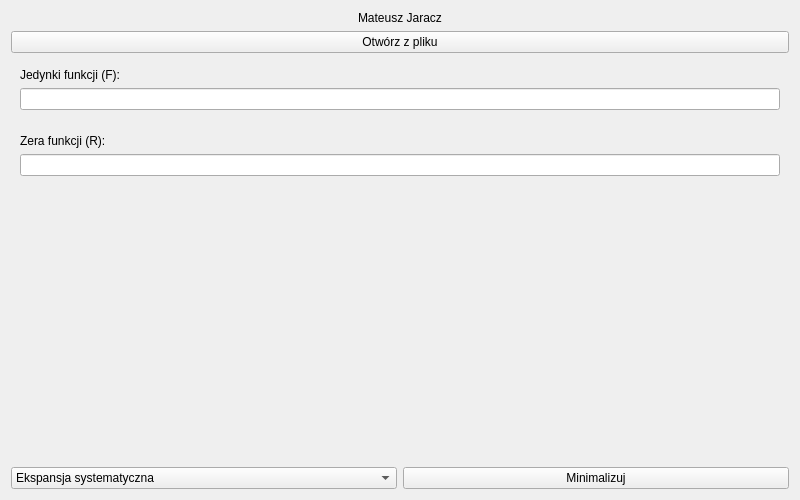
<?xml version="1.0" encoding="UTF-8"?>
<ui version="4.0">
 <class>Form</class>
 <widget class="QWidget" name="Form">
  <property name="geometry">
   <rect>
    <x>0</x>
    <y>0</y>
    <width>800</width>
    <height>500</height>
   </rect>
  </property>
  <property name="minimumSize">
   <size>
    <width>500</width>
    <height>330</height>
   </size>
  </property>
  <property name="windowTitle">
   <string>Ekspansja - Espresso</string>
  </property>
  <layout class="QGridLayout" name="gridLayout_3">
   <item row="0" column="0">
    <widget class="QLabel" name="label_4">
     <property name="text">
      <string>Mateusz Jaracz</string>
     </property>
     <property name="alignment">
      <set>Qt::AlignCenter</set>
     </property>
    </widget>
   </item>
   <item row="1" column="0">
    <widget class="QPushButton" name="filebutton">
     <property name="text">
      <string>Otwórz z pliku</string>
     </property>
    </widget>
   </item>
   <item row="2" column="0">
    <widget class="QWidget" name="fcube" native="true">
     <layout class="QVBoxLayout" name="verticalLayout">
      <item>
       <widget class="QLabel" name="label">
        <property name="text">
         <string>Jedynki funkcji (F):</string>
        </property>
       </widget>
      </item>
      <item>
       <widget class="QLineEdit" name="ledit"/>
      </item>
     </layout>
    </widget>
   </item>
   <item row="3" column="0">
    <widget class="QWidget" name="rcube" native="true">
     <layout class="QVBoxLayout" name="verticalLayout_2">
      <item>
       <widget class="QLabel" name="label_2">
        <property name="text">
         <string>Zera funkcji (R):</string>
        </property>
       </widget>
      </item>
      <item>
       <widget class="QLineEdit" name="redit"/>
      </item>
     </layout>
    </widget>
   </item>
   <item row="4" column="0">
    <widget class="QStackedWidget" name="stack">
     <property name="currentIndex">
      <number>1</number>
     </property>
     <widget class="QWidget" name="page">
      <layout class="QGridLayout" name="gridLayout">
       <item row="0" column="0">
        <widget class="QLabel" name="label_3">
         <property name="text">
          <string>Wyniki</string>
         </property>
        </widget>
       </item>
       <item row="1" column="0" colspan="2">
        <widget class="QListWidget" name="list"/>
       </item>
       <item row="2" column="0">
        <widget class="QComboBox" name="comboBox">
         <item>
          <property name="text">
           <string>Matematyczny</string>
          </property>
         </item>
         <item>
          <property name="text">
           <string>Logiczny</string>
          </property>
         </item>
         <item>
          <property name="text">
           <string>Alternatywne logiczne</string>
          </property>
         </item>
         <item>
          <property name="text">
           <string>Programowanie z użyciem watości boolowskich</string>
          </property>
         </item>
         <item>
          <property name="text">
           <string>Programowanie z użyciem bitów</string>
          </property>
         </item>
        </widget>
       </item>
       <item row="2" column="1">
        <widget class="QPushButton" name="savebutton">
         <property name="text">
          <string>Zapisz do pliku</string>
         </property>
        </widget>
       </item>
       <item row="0" column="1">
        <widget class="QLabel" name="timelabel">
         <property name="text">
          <string/>
         </property>
         <property name="alignment">
          <set>Qt::AlignRight|Qt::AlignTrailing|Qt::AlignVCenter</set>
         </property>
        </widget>
       </item>
      </layout>
     </widget>
     <widget class="QWidget" name="page_2">
      <layout class="QGridLayout" name="gridLayout_2">
       <item row="0" column="0">
        <widget class="QLabel" name="err">
         <property name="text">
          <string/>
         </property>
         <property name="alignment">
          <set>Qt::AlignCenter</set>
         </property>
        </widget>
       </item>
      </layout>
     </widget>
    </widget>
   </item>
   <item row="5" column="0">
    <layout class="QHBoxLayout" name="horizontalLayout">
     <item>
      <widget class="QComboBox" name="methodbox">
       <item>
        <property name="text">
         <string>Ekspansja systematyczna</string>
        </property>
       </item>
       <item>
        <property name="text">
         <string>Ekspansja heurystyczna</string>
        </property>
       </item>
      </widget>
     </item>
     <item>
      <widget class="QPushButton" name="process">
       <property name="text">
        <string>Minimalizuj</string>
       </property>
      </widget>
     </item>
    </layout>
   </item>
  </layout>
 </widget>
 <resources/>
 <connections/>
</ui>
